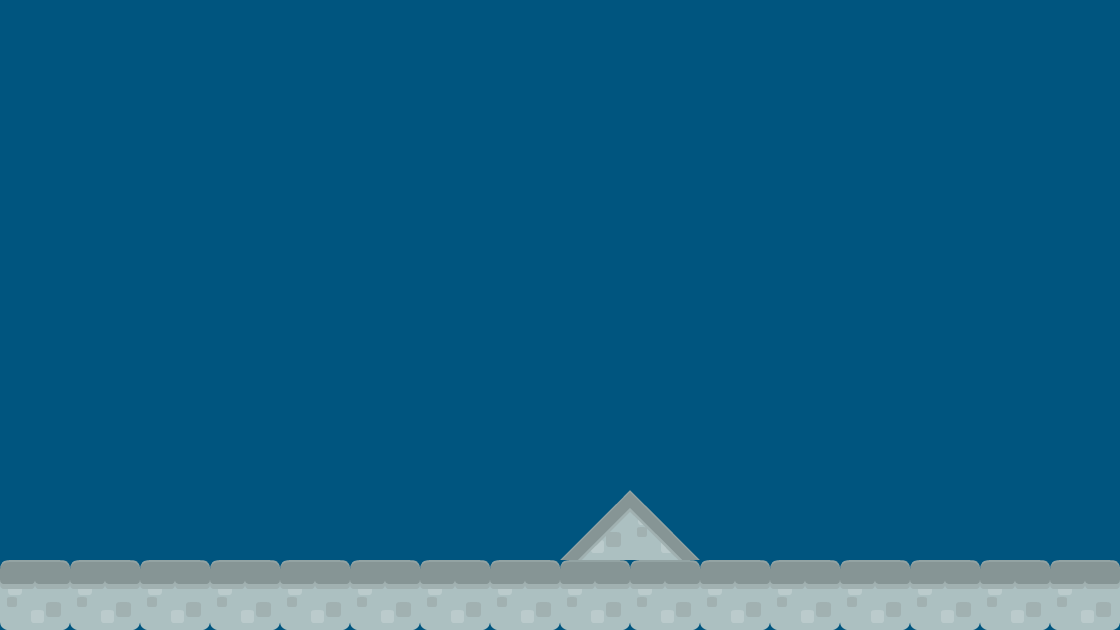

Tiled map render using the project's own tile images. Description and the map definition, with tile-layer contents summarised, below:
An orthogonal 16x9 tile map with 70x70 px tiles, 2 tile layers (background1, collision), 2 tilesets and 2 objects (PlayerBase, EnemyBase).

<map version="1.0" orientation="orthogonal" renderorder="right-down" width="16" height="9" tilewidth="70" tileheight="70" backgroundcolor="#00557f">
 <tileset firstgid="1" name="background-tiles" tilewidth="70" tileheight="70">
  <image source="../img/background-tiles.png" width="910" height="910" />
 </tileset>
 <tileset firstgid="170" name="meta-tiles" tilewidth="70" tileheight="70">
  <image source="../img/meta-tiles.png" width="350" height="70" />
  <tile id="1">
   <properties>
    <property name="type" value="lslope" />
   </properties>
  </tile>
  <tile id="3">
   <properties>
    <property name="type" value="rslope" />
   </properties>
  </tile>
  <tile id="4">
   <properties>
    <property name="type" value="solid" />
   </properties>
  </tile>
 </tileset>
 <layer name="background1" width="16" height="9">
  <data>[144 cells, 18 non-empty, 3 distinct tile ids]</data>
 </layer>
 <layer name="collision" width="16" height="9" opacity="0">
  <data>[144 cells, 18 non-empty, 3 distinct tile ids]</data>
 </layer>
 <objectgroup name="BaseEntities" opacity="0">
  <object name="PlayerBase" x="142" y="420" width="70" height="136">
   <properties>
    <property name="PlayerBase" value="" />
   </properties>
  </object>
  <object name="EnemyBase" x="910" y="418" width="72" height="144" />
 </objectgroup>
</map>
